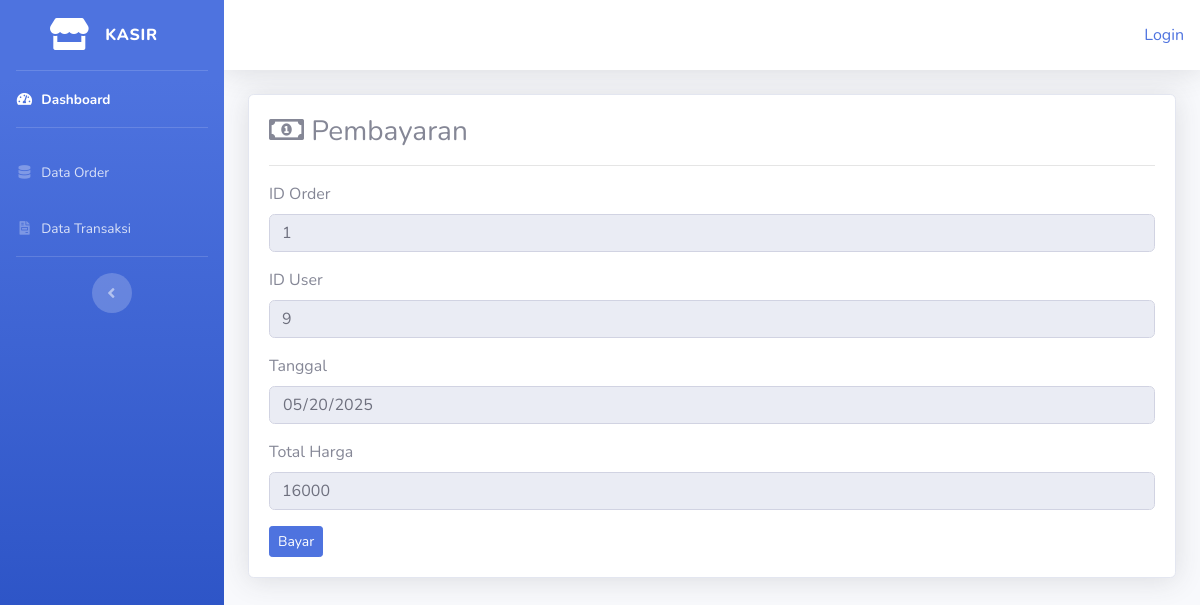
Page /kasir/data_order/bayar/1 on the committed database.
### tables this page shows
CREATE TABLE `orders` (
  `id_order` int(5) NOT NULL,
  `no_meja` int(5) DEFAULT NULL,
  `tanggal` date DEFAULT NULL,
  `id_user` int(5) DEFAULT NULL,
  `keterangan` text,
  `total_harga` int(11) NOT NULL,
  `status_order` varchar(100) DEFAULT NULL
);

### application/controllers/kasir/data_order.php (called while the page is built, shortened)
<?php
class Data_order extends CI_Controller{
    public function bayar($id_order)
    {
        $where = array('id_order'=>$id_order);
        $data['orders'] = $this->model_order->pembayaran($where,'orders')->result();
        $this->load->view('templates_kasir/header');
        $this->load->view('templates_kasir/sidebar');
        $this->load->view('kasir/pembayaran', $data);
        $this->load->view('templates_kasir/footer');
    }
}
?>

### index.php (called while the page is built, shortened)
<?php
require_once BASEPATH.'core/CodeIgniter.php';

### application/models/model_order.php (called while the page is built, shortened)
<?php
class Model_order extends CI_Model{
    public function pembayaran($where,$table)
    {
        return $this->db->get_where($table,$where);
    }
}

### application/views/kasir/pembayaran.php (the view, shortened to what this page needs)
<div class="container-fluid">
    <div class="card shadow mb-4">
        <div class="card-body">
            <h3><i class="far fa-money-bill-alt"></i> Pembayaran</h3><hr>
            <?php foreach($orders as $order) : ?>
                <form action="<?php echo base_url().'kasir/data_transaksi/simpan_transaksi'?>" method="post" enctype="multipart/form-data">
                    <div class="form-group">
                        <label for="">ID Order</label>
                        <input type="text" name="id_order" class="form-control" value="<?php echo $order->id_order?>" readonly>
                    </div>
                    <div class="form-group">
                        <label for="">ID User</label>
                        <input type="text" name="id_user" class="form-control" value="<?php echo $order->id_user?>" readonly>
                    </div>
                    <div class="form-group">
                        <label for="">Tanggal</label>
                        <input type="date" name="tanggal" class="form-control" value="<?php echo date('Y-m-d'); ?>" readonly>
                    </div>
                    <div class="form-group">
                        <label for="">Total Harga</label>
                        <input type="number" name="total_harga" class="form-control" value="<?php echo $order->total_harga?>" readonly>
                    </div>
                    <button type="submit" class="btn btn-primary btn-sm">Bayar</button>
                </form>
            <?php endforeach; ?>
        </div>
    </div>
</div>

### rows in the picture
orders: id_order "1", id_user "9", total_harga "16000"

### other values in the picture
anchor('auth/login','Login') "Login"
